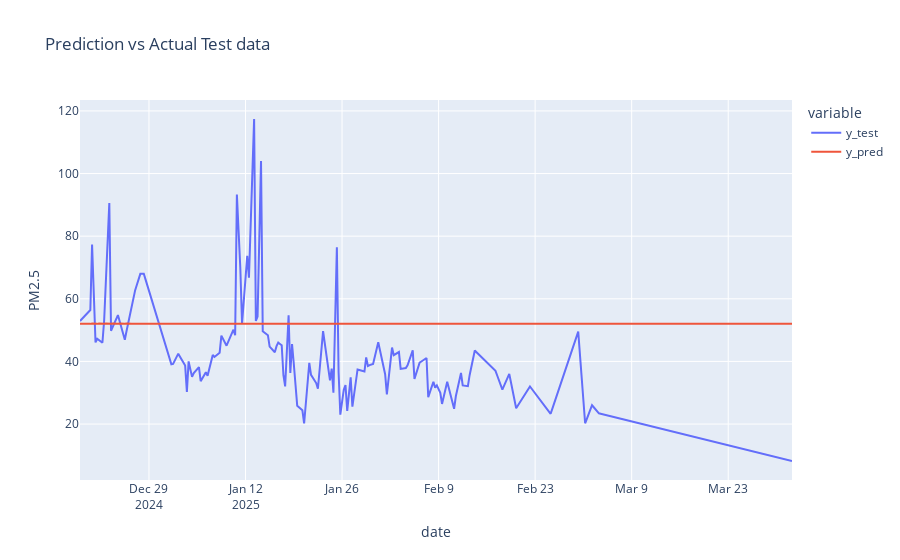

Source (notebook cell):
### Code cell
# Plot results
fig = px.line(
    data_frame= df_pred_test,
    title = "Prediction vs Actual Test data ",
    labels= {"value" : "PM2.5"}
)
fig.show()

### Figure 1 — Plotly figure (JSON) as saved in the notebook; plotly's stock layout.template omitted (floating-point values rounded to 4 significant figures; data arrays with more than 128 entries replaced by an {"elided": "..."} marker saying what was removed)
{"data": [{"hovertemplate": "variable=y_test<br>date=%{x}<br>PM2.5=%{y}<extra></extra>", "legendgroup": "y_test", "line": {"color": "#636efa", "dash": "solid"}, "marker": {"symbol": "circle"}, "mode": "lines", "name": "y_test", "orientation": "v", "showlegend": true, "type": "scatter", "x": {"elided": "414 str values"}, "xaxis": "x", "y": {"elided": "414 float values"}, "yaxis": "y"}, {"hovertemplate": "variable=y_pred<br>date=%{x}<br>PM2.5=%{y}<extra></extra>", "legendgroup": "y_pred", "line": {"color": "#EF553B", "dash": "solid"}, "marker": {"symbol": "circle"}, "mode": "lines", "name": "y_pred", "orientation": "v", "showlegend": true, "type": "scatter", "x": {"elided": "414 str values"}, "xaxis": "x", "y": {"elided": "414 float values"}, "yaxis": "y"}], "layout": {"legend": {"title": {"text": "variable"}, "tracegroupgap": 0}, "title": {"text": "Prediction vs Actual Test data "}, "xaxis": {"anchor": "y", "domain": [0, 1], "title": {"text": "date"}}, "yaxis": {"anchor": "x", "domain": [0, 1], "title": {"text": "PM2.5"}}}}
